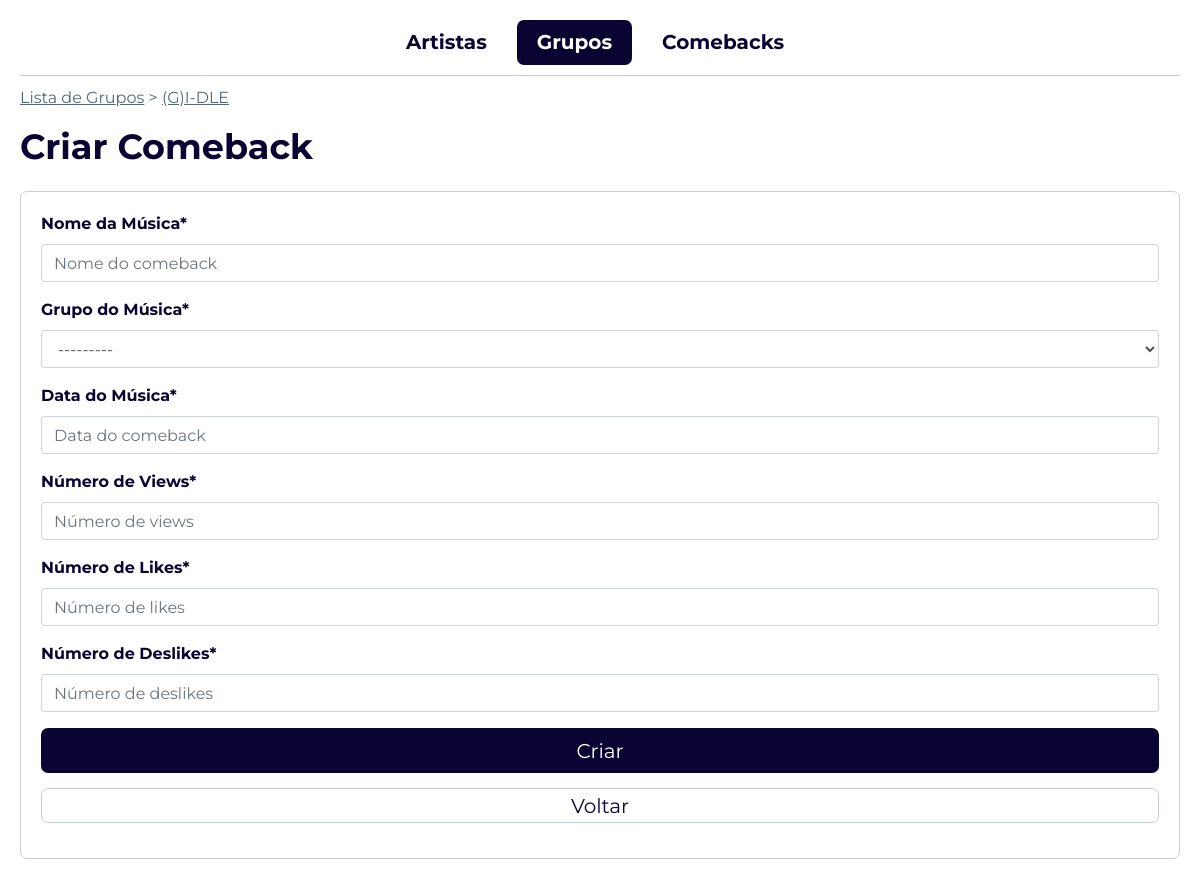
/criarComeback/1, run on an earlier commit of the app's database.
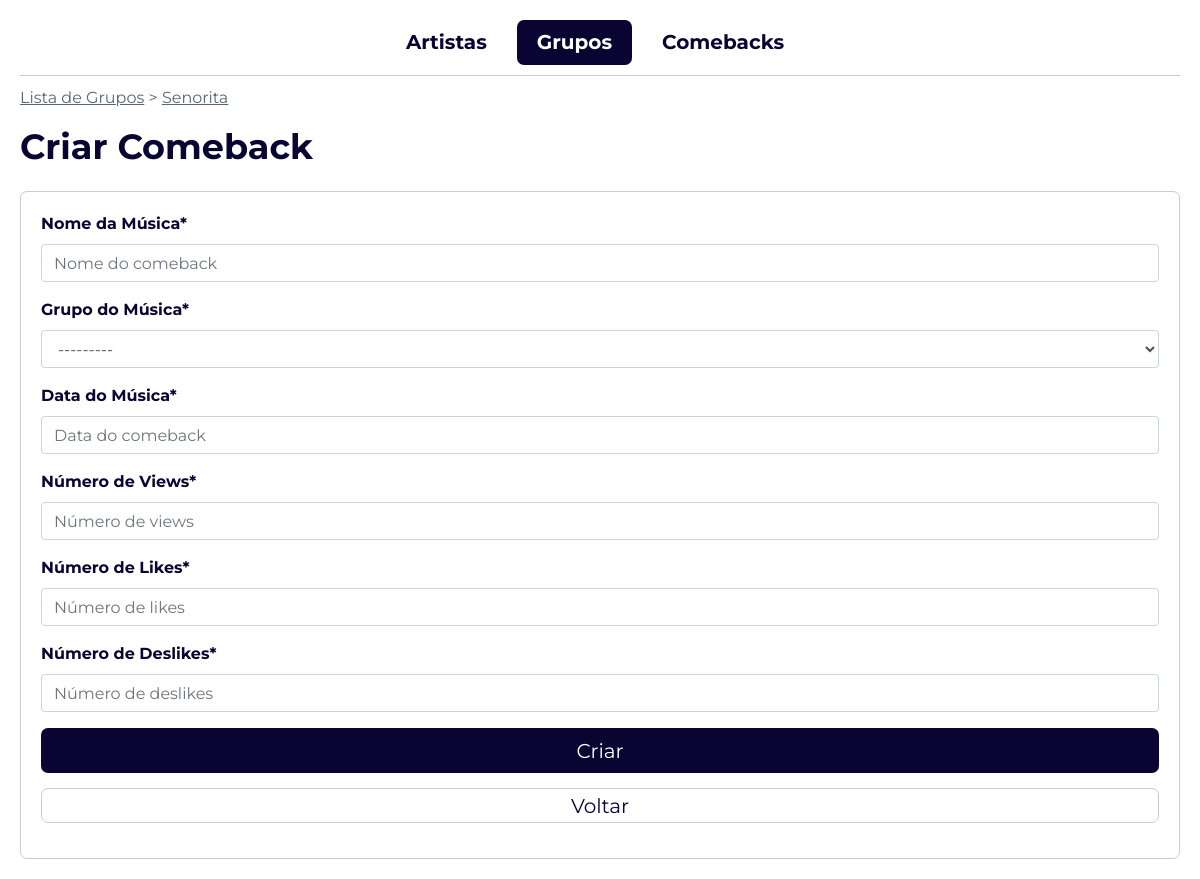
And on a later commit of the database.
### grupos/models.py (models this page shows)
class Grupo(models.Model):
    nome = models.CharField("Nome do Grupo", max_length=100, unique=True)
    debut = models.DateField("Debut do Grupo")
    resumo = models.TextField("Resumo do Grupo")
    def __str__(self):
        return self.nome

### grupos/views.py (the view)
# urls.py: path('criarComeback/<int:id>', criarComeback),
def criarComeback(request, id=None):
    grupo = get_object_or_404(Grupo, id=id)
    form = ComebackForm(request.POST)
    if form.is_valid():
        obj = form.save()
        obj.save()
        form = ComebackForm()
        return render(request, "grupos/visualizarGrupo.html", {'form':form, 'grupo':grupo})
    else:
        form = ComebackForm()
    return render(request, "grupos/criarComeback.html", {'form':form, 'grupo':grupo})

### grupos/forms.py
class ComebackForm(forms.ModelForm):
    class Meta:
        model = Comeback
        fields = ['nome', 'grupo', 'data', 'views', 'likes', 'deslikes']
        widgets = {
            'nome':forms.TextInput(attrs={'placeholder':'Nome do comeback'}),
            'data':forms.DateInput(attrs={'placeholder':'Data do comeback'}),
            'views':forms.NumberInput(attrs={'placeholder':'Número de views'}),
            'likes':forms.NumberInput(attrs={'placeholder':'Número de likes'}),
            'deslikes':forms.NumberInput(attrs={'placeholder':'Número de deslikes'}),
        }

### templates/grupos/criarComeback.html (shortened to what this page needs)
{% extends 'base.html' %}
{% load crispy_forms_tags %}
{% block content %}
<li class="divVoltar"><a class="botaoVoltar" href="/grupos">Lista de Grupos</a>
                      <span> > </span>
                      <a class="botaoVoltar" href="/visualizarGrupo/{{ grupo.id }}"> {{ grupo.nome }} </a></li>
<div class="divCabecalhoCriar">
    <h1 class="tituloDivCriar"><strong>Criar Comeback</strong></h1>
</div>
<div class="divCriar">
    <form action="" method="post">
        {{ form|crispy }}
        <input type="submit" class="botaoAtualizarCriar" value="Criar">
        <input type='button' class="botaoVoltarCriar" value='Voltar' onclick='history.go(-1)' />
    </form>
</div>
{% endblock content %}

What changed in the data, as far as the page shows it:
changed Grupo: nome "(G)I-DLE" → "Senorita"
